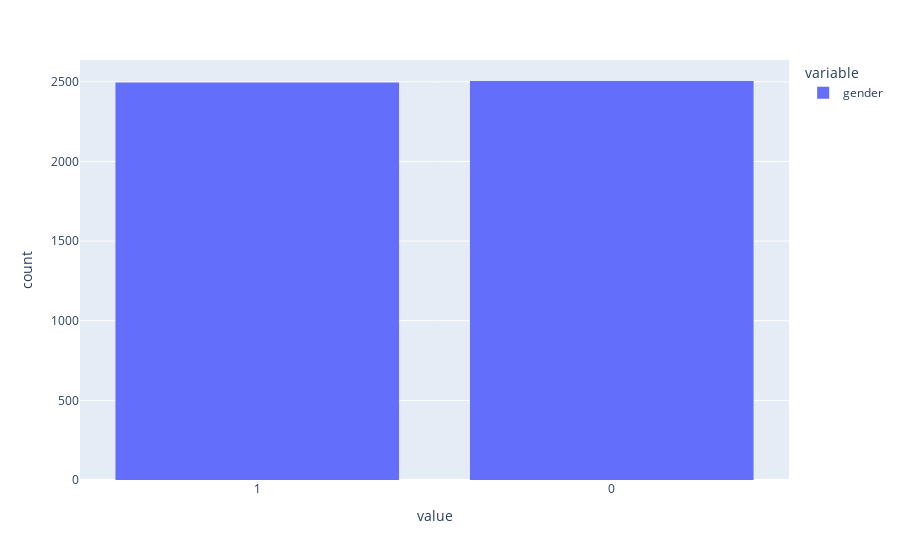

The code cell stored with this chart in its notebook:
### Code cell
df_gender=df.copy()
df_gender['gender']=df_gender['gender'].astype('str')
px.histogram(df_gender['gender'])

### Figure 1 — Plotly figure (JSON) as saved in the notebook; plotly's stock layout.template omitted (floating-point values rounded to 4 significant figures; data arrays with more than 128 entries replaced by an {"elided": "..."} marker saying what was removed)
{"data": [{"alignmentgroup": "True", "bingroup": "x", "hovertemplate": "variable=gender<br>value=%{x}<br>count=%{y}<extra></extra>", "legendgroup": "gender", "marker": {"color": "#636efa", "pattern": {"shape": ""}}, "name": "gender", "offsetgroup": "gender", "orientation": "v", "showlegend": true, "type": "histogram", "x": {"elided": "5000 str values"}, "xaxis": "x", "yaxis": "y"}], "layout": {"barmode": "relative", "legend": {"title": {"text": "variable"}, "tracegroupgap": 0}, "margin": {"t": 60}, "xaxis": {"anchor": "y", "domain": [0, 1], "title": {"text": "value"}}, "yaxis": {"anchor": "x", "domain": [0, 1], "title": {"text": "count"}}}}
